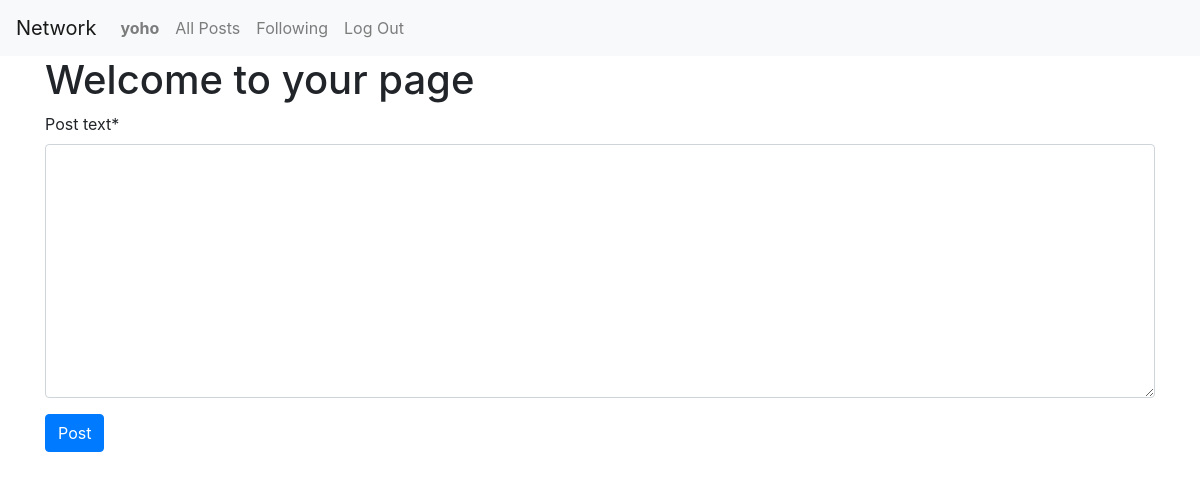
Page / (signed in) on the earlier database version.
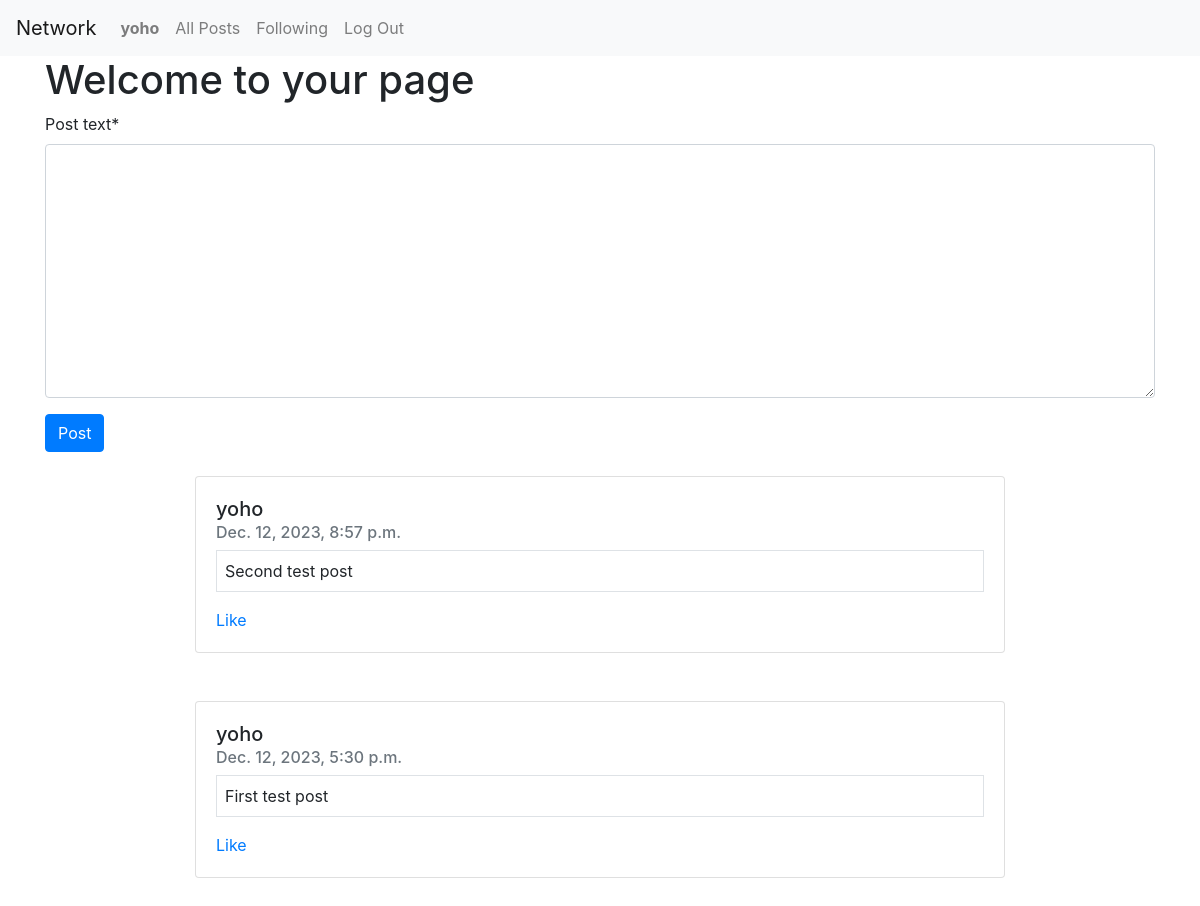
Same page on the later database version.
### network/models.py (models this page shows)
class User(AbstractUser):
    pass

class NewPost(models.Model):
    user = models.ForeignKey(User, on_delete=models.CASCADE, related_name="new_posts")
    post_text = models.TextField(max_length=250)
    date = models.DateTimeField(auto_now_add=True)
    def __str__(self):
        return f"{self.date} by {self.user}"

### network/views.py (the view)
# urls.py: path("", views.index, name="index"),
def index(request):
    if request.method == "POST":
        f = NewPostForm(request.POST)
        if f.is_valid():
            instance = f.save(commit=False)
            instance.user = request.user
            instance.save()
        return(HttpResponseRedirect(reverse("index")))
    else:
        all_posts = NewPost.objects.order_by('-date')
        print(type(all_posts), ' - ', all_posts)
        f = NewPostForm()
        return render(request, "network/index.html", {
            "NewPostForm": f,
            "all_posts": all_posts
        })

### network/forms.py
class NewPostForm(ModelForm):
    class Meta:
        model = NewPost
        fields = ["post_text"]

### network/templates/network/index.html
{% extends "network/layout.html" %}
{% load crispy_forms_tags %}
{% block body %}
    <div class="container">
    {% if user.is_authenticated %}
        <h1>Welcome to your page</h1>
        <form action="{% url 'index' %}" method="post">
            <div class="form-group">
                {% crispy NewPostForm %}
                <input type="submit" value="Post" class="btn btn-primary mb-2">
            </div>
        </form>
        <div class="container">
            {% for post in all_posts %}
                <div class="card mx-auto w-75 mb-5" style="width: 18rem;">
                    <div class="card-body">
                        <h5 class="cartd-title">{{ post.user }}</h5>
                        <h6 class="card-subtitle mb-2 text-muted">{{ post.date }}</h6>
                        <p class="card-text border p-2">{{ post.post_text }}</p>
                        <a href="#" class="card-link">Like</a>
                    </div>
                </div>
            {% endfor %}
        </div>
    {% endif %}
    </div>
{% endblock %}

### network/templates/network/layout.html (shortened to what this page needs)
{% load static %}
<!DOCTYPE html>
<html lang="en">
    <head>
        <link rel="stylesheet" href="https://stackpath.bootstrapcdn.com/bootstrap/4.4.1/css/bootstrap.min.css">
        <link href="{% static 'network/styles.css' %}" rel="stylesheet">
    </head>
    <body>
        <nav class="navbar navbar-expand-lg navbar-light bg-light">
            <a class="navbar-brand" href="#">Network</a>
            <div>
              <ul class="navbar-nav mr-auto">
                {% if user.is_authenticated %}
                    <li class="nav-item">
                        <a class="nav-link" href="#"><strong>{{ user.username }}</strong></a>
                    </li>
                {% endif %}
                <li class="nav-item">
                  <a class="nav-link" href="{% url 'index' %}">All Posts</a>
                </li>
                {% if user.is_authenticated %}
                    <li class="nav-item">
                        <a class="nav-link" href="#">Following</a>
                    </li>
                    <li class="nav-item">
                        <a class="nav-link" href="{% url 'logout' %}">Log Out</a>
                    </li>
                {% endif %}
              </ul>
            </div>
          </nav>
        <div class="body">
            {% block body %}
            {% endblock %}
        </div>
    </body>
</html>

Differences in the rows shown:
added NewPost: user "yoho", date "Dec. 12, 2023, 8:57 p.m.", post_text "Second test post"
added NewPost: user "yoho", date "Dec. 12, 2023, 5:30 p.m.", post_text "First test post"
